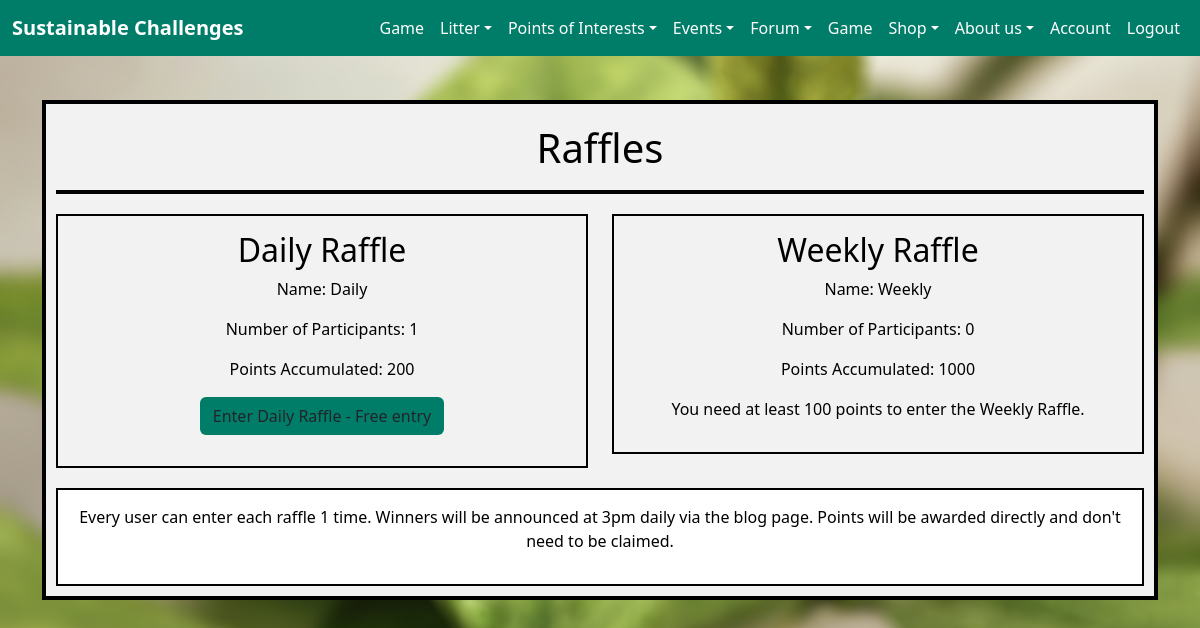
Page /game/raffle (signed in) on the committed database.
### sustainable_challenges/game/models.py (models this page shows, shortened)
class Raffle(models.Model):
    name = models.CharField(max_length=100)
    participants = models.TextField(blank=True)
    num_participants = models.IntegerField(default=0)
    points_accumulated = models.IntegerField(default=0)

### sustainable_challenges/game/views.py (the view, shortened to what this page needs)
# urls.py: path("raffle", views.raffle, name="raffle")
def raffle(request):
    daily_raffle = Raffle.objects.filter(name='Daily').first()
    weekly_raffle = Raffle.objects.filter(name='Weekly').first()
    daily_participants = []
    if daily_raffle.participants:
        daily_participants = daily_raffle.participants.split(',')
    weekly_participants = []
    if weekly_raffle.participants:
        weekly_participants = weekly_raffle.participants.split(',')
    user = request.user
    context = {
        'daily_raffle': daily_raffle,
        'daily_participants': daily_participants,
        'weekly_raffle': weekly_raffle,
        'weekly_participants': weekly_participants,
        'is_staff': request.user.is_staff,
    }
    return render(request, "game/raffle.html", context)

### sustainable_challenges/game/templates/game/raffle.html (shortened to what this page needs)
{% extends 'home/base.html' %}
{% block content %}
{% load static %}
<link rel="stylesheet" href="{% static 'index.css' %}" />
<div class="container welcome">
    <div class="large-box" style="background-color: #f2f2f2; border: 4px solid #000000; padding: 10px;">
        <div class="header-box" style="background-color: #f2f2f2; border-bottom: 4px solid #000000; padding: 10px;">
            <h1 style="color: black;">Raffles</h1>
        </div>
        <div class="row">
            <div class="col-md-6">
                <div class="box"
                    style="background-color: #f2f2f2; border: 2px solid #000000; padding: 15px; margin-top: 20px;">
                    <h2 style="color: black;">Daily Raffle</h2>
                    <p style="color: black;">Name: {{ daily_raffle.name }}</p>
                    <p style="color: black;">Number of Participants: {{ daily_raffle.num_participants }}</p>
                    <p style="color: black;">Points Accumulated: {{ daily_raffle.points_accumulated }}</p>
                    {% if user.username in daily_participants %}
                    <p style="color: black;">You have already entered the Daily Raffle.</p>
                    {% else %}
                    <form method="post">
                        <button type="submit" class="btn" style="background-color: #007d69;">Enter Daily Raffle - Free
                            entry</button>
                    </form>
                    {% endif %}
                </div>
            </div>
            <div class="col-md-6">
                <div class="box"
                    style="background-color: #f2f2f2; border: 2px solid #000000; padding: 15px; margin-top: 20px;">
                    <h2 style="color: black;">Weekly Raffle</h2>
                    <p style="color: black;">Name: {{ weekly_raffle.name }}</p>
                    <p style="color: black;">Number of Participants: {{ weekly_raffle.num_participants }}</p>
                    <p style="color: black;">Points Accumulated: {{ weekly_raffle.points_accumulated }}</p>
                    {% if user.username in weekly_participants %}
                    <p style="color: black;">You have already entered the Weekly Raffle.</p>
                    {% elif user.points < 100 %} <p style="color: black;">You need at least 100 points to enter the
                        Weekly Raffle.</p>
                        {% endif %}
                </div>
            </div>
        </div>
        <div class="description-box"
            style="background-color: #ffffff; border: 2px solid #000000; padding: 15px; margin-top: 20px;">
            <p style="color: black;">Every user can enter each raffle 1 time. Winners will be announced at 3pm daily via
                the blog page. Points will be awarded directly and don't need to be claimed.</p>
        </div>
    </div>
</div>
{% endblock %}

### sustainable_challenges/home/static/style.css (style rules this page uses)
body { background-image: url(./melanfolia-HSr_FUzDH2w-unsplash-blur.jpg); width: 100%; height: 100%; background-size: cover; background-repeat: no-repeat; background-attachment: fixed; position: absolute; background-position-y: center; background-position-x: center; }

### sustainable_challenges/home/static/index.css (style rules this page uses)
.welcome { margin: auto; top: 5%; position: relative; text-align: center; }
h1 { color: black; }
p { color: black; }

### rows in the picture
Raffle: name "Daily", num_participants "1", points_accumulated "200"
Raffle: name "Weekly", num_participants "0", points_accumulated "1000"
